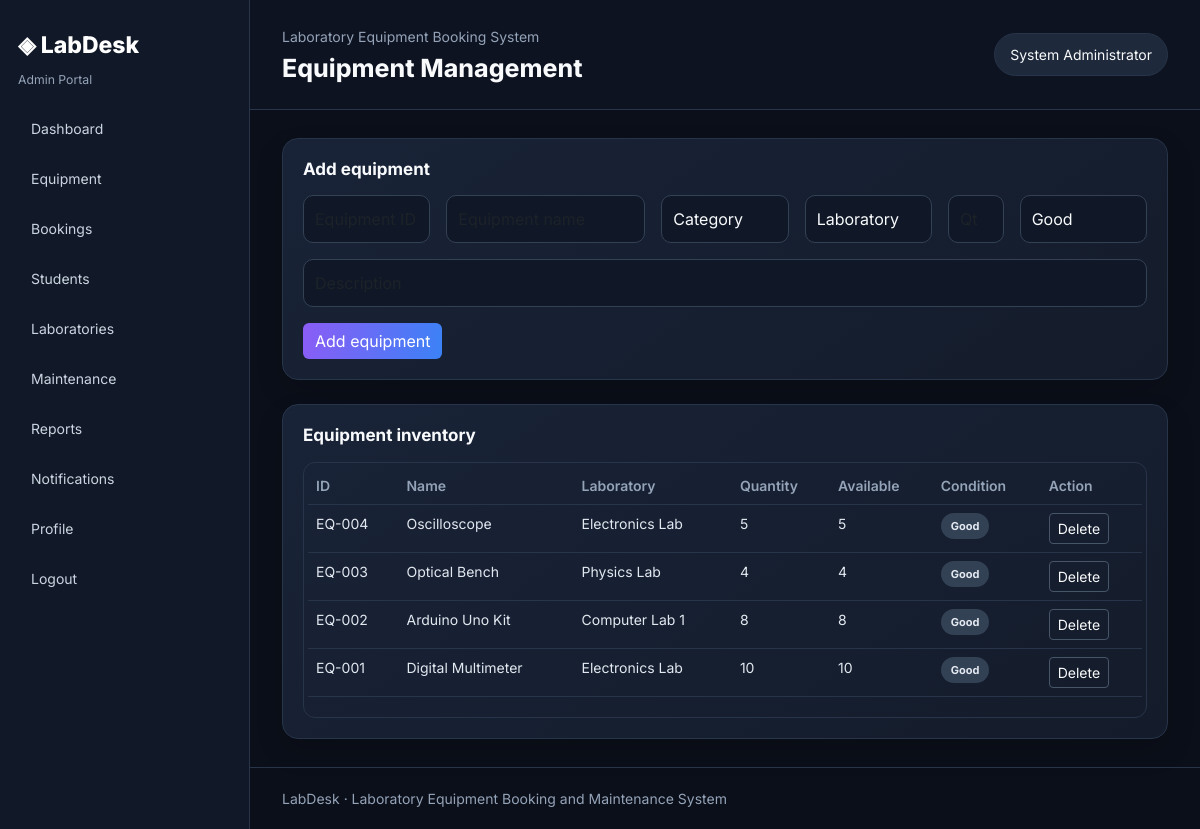
Page /admin/add-equipment.php (signed in) on the committed database.
### tables this page shows
CREATE TABLE equipment (
 id INT AUTO_INCREMENT PRIMARY KEY, equipment_code VARCHAR(60) NOT NULL UNIQUE, name VARCHAR(150) NOT NULL,
 category_id INT NULL, description TEXT, quantity INT NOT NULL DEFAULT 1, available_quantity INT NOT NULL DEFAULT 1,
 laboratory_id INT NOT NULL, condition_status ENUM('Good','Under Maintenance') NOT NULL DEFAULT 'Good',
 image_path VARCHAR(255), date_added TIMESTAMP DEFAULT CURRENT_TIMESTAMP,
 CONSTRAINT fk_equipment_category FOREIGN KEY(category_id) REFERENCES equipment_categories(id) ON DELETE SET NULL,
 CONSTRAINT fk_equipment_lab FOREIGN KEY(laboratory_id) REFERENCES laboratories(id),
 CHECK(quantity >= 0), CHECK(available_quantity >= 0)
);

CREATE TABLE laboratories (
 id INT AUTO_INCREMENT PRIMARY KEY, name VARCHAR(120) NOT NULL, department VARCHAR(100),
 building VARCHAR(100), room_number VARCHAR(30), description TEXT,
 created_at TIMESTAMP DEFAULT CURRENT_TIMESTAMP
);

### admin/add-equipment.php (called while the page is built)
<?php require __DIR__.'/equipment.php'; ?>

### admin/equipment.php (the view, shortened to what this page needs)
<?php
require_once __DIR__.'/../includes/auth.php'; require_role('admin');
$items=$pdo->query("SELECT e.*,l.name lab FROM equipment e LEFT JOIN laboratories l ON l.id=e.laboratory_id ORDER BY e.id DESC")->fetchAll();$labs=$pdo->query("SELECT id,name FROM laboratories")->fetchAll();$cats=$pdo->query("SELECT id,name FROM equipment_categories")->fetchAll();
page_header('Equipment Management','admin');?>
<div class="panel mb-4"><h2 class="section-title">Add equipment</h2><form method="post" class="row g-3"><input type="hidden" name="csrf_token" value="<?=e(csrf_token())?>"><div class="col-md-2"><input class="form-control" name="code" placeholder="Equipment ID" required></div><div class="col-md-3"><input class="form-control" name="name" placeholder="Equipment name" required></div><div class="col-md-2"><select class="form-select" name="category_id"><option value="">Category</option><?php foreach($cats as $c):?><option value="<?=$c['id']?>"><?=e($c['name'])?></option><?php endforeach?></select></div><div class="col-md-2"><select class="form-select" name="laboratory_id" required><option value="">Laboratory</option><?php foreach($labs as $l):?><option value="<?=$l['id']?>"><?=e($l['name'])?></option><?php endforeach?></select></div><div class="col-md-1"><input class="form-control" type="number" min="1" name="quantity" placeholder="Qty" required></div><div class="col-md-2"><select class="form-select" name="condition_status"><option>Good</option><option>Under Maintenance</option></select></div><div class="col-12"><input class="form-control" name="description" placeholder="Description"></div><div class="col-12"><button class="btn btn-primary">Add equipment</button></div></form></div>
<div class="panel"><h2 class="section-title">Equipment inventory</h2><div class="table-responsive"><table class="table"><thead><tr><th>ID</th><th>Name</th><th>Laboratory</th><th>Quantity</th><th>Available</th><th>Condition</th><th>Action</th></tr></thead><tbody><?php foreach($items as $i):?><tr><td><?=e($i['equipment_code'])?></td><td><?=e($i['name'])?></td><td><?=e($i['lab'])?></td><td><?=$i['quantity']?></td><td><?=$i['available_quantity']?></td><td><?=status_badge($i['condition_status'])?></td><td><form method="post" onsubmit="return confirm('Delete this equipment?')"><input type="hidden" name="csrf_token" value="<?=e(csrf_token())?>"><input type="hidden" name="id" value="<?=$i['id']?>"><button class="btn btn-sm btn-outline-light">Delete</button></form></td></tr><?php endforeach?></tbody></table></div></div><?php page_footer();?>

### includes/functions.php (shortened to what this page needs)
<?php
function e($value): string { return htmlspecialchars((string)$value, ENT_QUOTES, 'UTF-8'); }
function app_base_path(): string {
    $documentRoot = realpath($_SERVER['DOCUMENT_ROOT'] ?? '');
    $applicationRoot = realpath(__DIR__ . '/..');
    $documentRoot = rtrim($documentRoot, DIRECTORY_SEPARATOR);
    if (strcasecmp($applicationRoot, $documentRoot) === 0) return '';
    $documentRootPrefix = $documentRoot . DIRECTORY_SEPARATOR;
    return '/' . str_replace(DIRECTORY_SEPARATOR, '/', substr($applicationRoot, strlen($documentRootPrefix)));
}
function current_user(): ?array { return $_SESSION['user'] ?? null; }
function page_header(string $title, string $role): void {
    $user = current_user();
    $basePath = app_base_path();
    $prefix = $basePath . ($role === 'admin' ? '/admin/' : '/student/');
    $links = $role === 'admin'
      ? ['Dashboard'=>'dashboard.php','Equipment'=>'equipment.php','Bookings'=>'bookings.php','Students'=>'students.php','Laboratories'=>'laboratories.php','Maintenance'=>'maintenance.php','Reports'=>'reports.php','Notifications'=>'notifications.php','Profile'=>'profile.php']
      : ['Dashboard'=>'dashboard.php','Browse Equipment'=>'equipment.php','My Bookings'=>'my-bookings.php','Booking History'=>'booking-history.php','Report Issue'=>'report-issue.php','Notifications'=>'notifications.php','Profile'=>'profile.php'];
    echo '<!doctype html><html lang="en"><head><meta charset="utf-8"><meta name="viewport" content="width=device-width,initial-scale=1"><title>'.e($title).' | LabDesk</title>';
    echo '<link href="https://cdn.jsdelivr.net/npm/bootstrap@5.3.3/dist/css/bootstrap.min.css" rel="stylesheet"><link href="'.e($basePath).'/assets/css/style.css" rel="stylesheet"><script src="https://cdn.jsdelivr.net/npm/chart.js"></script></head><body>';
    echo '<div class="app-shell"><aside class="sidebar"><a class="brand" href="'.$prefix.'dashboard.php">◈ LabDesk</a><div class="small muted mb-3">'.ucfirst($role).' Portal</div><nav>';
    foreach ($links as $label=>$file) echo '<a href="'.$prefix.$file.'">'.e($label).'</a>';
    echo '<a href="'.e($basePath).'/logout.php">Logout</a></nav></aside><main class="main"><header class="topbar"><div><span class="muted">Laboratory Equipment Booking System</span><h1>'.e($title).'</h1></div><div class="user-chip">'.e($user['name'] ?? 'User').'</div></header><section class="content">';
}
function page_footer(): void {
    echo '</section><footer class="footer">LabDesk · Laboratory Equipment Booking and Maintenance System</footer></main></div><script src="'.e(app_base_path()).'/assets/js/main.js"></script></body></html>';
}
function status_badge(string $status): string {
    $class = strtolower(str_replace(' ', '-', $status));
    return '<span class="status '.$class.'">'.e($status).'</span>';
}

### assets/css/style.css (style rules this page uses)
:root { --bg:#0B0F19;--side:#111827;--card:#161E2E;--surface:#1E293B;--purple:#8B5CF6;--blue:#3B82F6;--text:#F8FAFC;--muted:#94A3B8;--border:#273449 }
* { box-sizing:border-box }
body { margin:0;background:var(--bg);color:var(--text);font-family:Inter,system-ui,sans-serif;font-size:14px }
a { color:#b9a1ff;text-decoration:none }
.app-shell { display:flex;min-height:100vh }
.sidebar { width:250px;background:var(--side);padding:28px 18px;border-right:1px solid var(--border);flex-shrink:0 }
.brand { display:block;color:#fff;font-size:23px;font-weight:800;margin-bottom:8px }
.muted { color:var(--muted) }
.sidebar nav { display:grid;gap:7px;margin-top:18px }
.sidebar nav a { padding:11px 13px;border-radius:10px;color:#cbd5e1 }
.main { min-width:0;flex:1 }
.topbar { padding:26px 32px;border-bottom:1px solid var(--border);display:flex;align-items:center;justify-content:space-between;background:#0d1320 }
.topbar h1 { font-size:25px;font-weight:750;margin:6px 0 0 }
.user-chip { background:var(--surface);border:1px solid var(--border);padding:10px 15px;border-radius:30px }
.content { padding:28px 32px;max-width:1500px;margin:auto }
.footer { padding:20px 32px;color:var(--muted);border-top:1px solid var(--border) }
.card-dark,.panel { background:linear-gradient(145deg,#192337,#141c2b);border:1px solid var(--border);border-radius:16px;padding:20px;box-shadow:0 12px 28px #0002 }
.section-title { font-size:17px;font-weight:700;margin:0 0 16px }
.btn-primary { background:linear-gradient(100deg,var(--purple),var(--blue));border:0 }
.btn-outline-light { border-color:#475569 }
.form-control,.form-select { background:#101827;border:1px solid #334155;color:#f8fafc;border-radius:10px;padding:11px }
.table { color:#e2e8f0;--bs-table-bg:transparent;--bs-table-color:#e2e8f0;--bs-table-border-color:#273449 }
.table thead th { color:#94a3b8;font-weight:600 }
.table-responsive { border:1px solid var(--border);border-radius:12px;padding:4px }
.status { display:inline-block;padding:5px 10px;border-radius:30px;font-size:11px;font-weight:700;background:#334155;color:#e2e8f0 }

### rows in the picture
equipment: equipment_code "EQ-004", name "Oscilloscope", laboratory.name "Electronics Lab", quantity "5", available_quantity "5", condition_status "Good"
equipment: equipment_code "EQ-003", name "Optical Bench", laboratory.name "Physics Lab", quantity "4", available_quantity "4", condition_status "Good"
equipment: equipment_code "EQ-002", name "Arduino Uno Kit", laboratory.name "Computer Lab 1", quantity "8", available_quantity "8", condition_status "Good"
equipment: equipment_code "EQ-001", name "Digital Multimeter", laboratory.name "Electronics Lab", quantity "10", available_quantity "10", condition_status "Good"

### other values in the picture
$role "Admin"
$label "Dashboard"
$label "Equipment"
$label "Bookings"
$label "Students"
$label "Laboratories"
$label "Maintenance"
$label "Reports"
$label "Notifications"
$label "Profile"
$title "Equipment Management"
$user['name'] "System Administrator"
